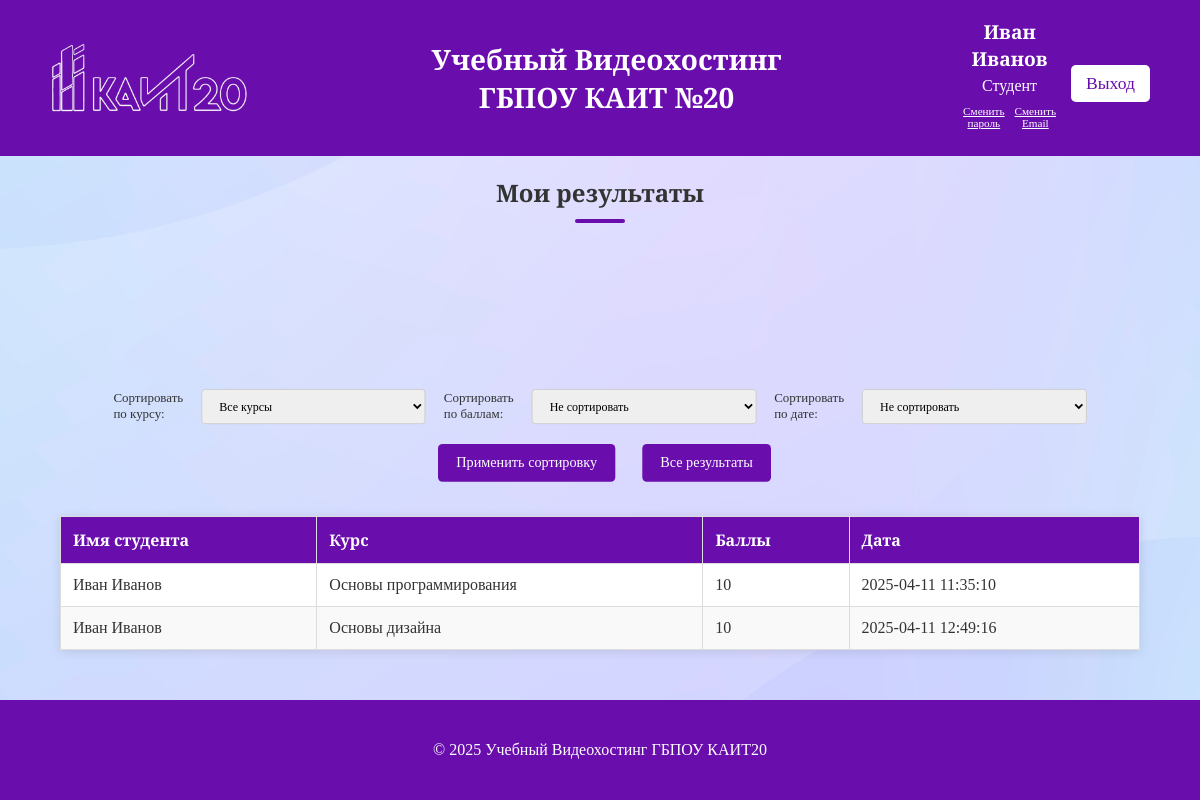
/results_for_student (signed in), run on the app's committed database.
### models.py (models this page shows)
class TestResult(db.Model):
    id = db.Column(db.Integer, primary_key=True)
    username = db.Column(db.String(80), nullable=False)
    course = db.Column(db.String(100), nullable=False)
    score = db.Column(db.Integer, nullable=False)
    timestamp = db.Column(db.DateTime, default=datetime.datetime.utcnow)

### app.py (the view)
@app.route('/results_for_student')
@role_required('student')
def results_for_student():
    username = session.get('username')  # Получаем имя пользователя из сессии
    if not username:
        flash('Вы не авторизованы', 'error')
        return redirect(url_for('login'))  # Перенаправляем на страницу входа, если не авторизованы
    sort_by_course = request.args.get('sortByCourse', '')
    sort_by_score = request.args.get('sortByScore', '')
    sort_by_date = request.args.get('sortByDate', '')
    results = TestResult.query.filter_by(username=username).all()
    if sort_by_course and sort_by_course != '':
        results = [r for r in results if r.course == sort_by_course]
    if sort_by_score:
        results = sorted(results, key=lambda x: x.score, reverse=(sort_by_score == 'desc'))
    if sort_by_date:
        results = sorted(results, key=lambda x: x.timestamp, reverse=(sort_by_date == 'desc'))
    return render_template('results-for-student.html', results=results, ROLE_TRANSLATIONS=ROLE_TRANSLATIONS)

### app.py (called while the page is built)
@app.before_request
def create_tables():
    db.create_all()

def role_required(role):
    def decorator(f):
        @wraps(f)
        def decorated_function(*args, **kwargs):
            if 'username' not in session or session.get('role') != role:
                flash('У вас нет прав для доступа к этой странице', 'error')
                return redirect(url_for('index'))
            return f(*args, **kwargs)
        return decorated_function
    return decorator

### templates/results-for-student.html (shortened to what this page needs)
<!DOCTYPE html>
<html lang="ru">
<head>
    <link rel="stylesheet" href="{{ url_for('static', filename='styles.css') }}">
    <link rel="stylesheet" href="{{ url_for('static', filename='test.css') }}">
    <link rel="stylesheet" href="{{ url_for('static', filename='media.css') }}">
</head>
<body>
    {% include 'header.html' %}
    <h2 class="results-title">Мои результаты</h2>
    <div class="sorting-controls">
        <form id="sortForm" class="sort-form" action="{{ url_for('results_for_student') }}" method="GET">
            <div>
                <label for="sortByCourse">Сортировать по курсу:</label>
                <select id="sortByCourse" name="sortByCourse">
                    <option value="">Все курсы</option>
                </select>
                <label for="sortByScore">Сортировать по баллам:</label>
                <select id="sortByScore" name="sortByScore">
                    <option value="">Не сортировать</option>
                </select>
                <label for="sortByDate">Сортировать по дате:</label>
                <select id="sortByDate" name="sortByDate">
                    <option value="">Не сортировать</option>
                </select>
            </div>
            <div class="button-controls">
                <button type="submit" class="btn">Применить сортировку</button>
                <button type="button" class="btn" onclick="resetFilters()">Все результаты</button>
            </div>
        </form>
    </div>
    <table class="animate">
        <thead>
            <tr>
                <th>Имя студента</th>
                <th>Курс</th>
                <th>Баллы</th>
                <th>Дата</th>
            </tr>
        </thead>
        <tbody>
            {% for result in results %}
            <tr>
                <td data-label="Имя студента">{{ result.username }}</td>
                <td data-label="Курс">{{ result.course }}</td>
                <td data-label="Баллы">{{ result.score }}</td>
                <td data-label="Дата">{{ result.timestamp.strftime('%Y-%m-%d %H:%M:%S') }}</td>
            </tr>
            {% endfor %}
        </tbody>
    </table>
    {% include 'footer.html' %}
</body>
</html>

### static/styles.css (style rules this page uses)
.animate { animation: appear 1s ease-in-out; }
html, body { height: 100%; margin: 0; }
body { display: grid; grid-template-rows: auto 1fr auto; min-height: 100vh; font-family: "PT Serif Caption", serif; background: url('/images/background.jpg') no-repeat center center fixed; background-size: cover; color: #333; padding: 0; overflow-x: hidden; }
.btn { background-color: #6a0dad; color: white; padding: 10px 20px; text-decoration: none; border-radius: 5px; transition: background-color 0.3s, transform 0.3s; font-size: 1.1em; margin-left: 10px; }
h2 { font-size: 1.5em; color: #6a0dad; text-align: center; }
h2::after { content: ''; display: block; width: 50px; height: 4px; background: #6a0dad; margin: 10px auto; border-radius: 2px; }
form { display: flex; flex-direction: column; }
.btn { background-color: #6a0dad; color: white; margin-top: 10px; padding: 12px 20px; border: none; border-radius: 5px; cursor: pointer; transition: background-color 0.3s, transform 0.3s; font-size: 1.1em; font-family: "PT Serif Caption", serif; }
select { font-family: "PT Serif Caption", serif; }
.sorting-controls { transform: scale(0.9); padding: 10px; font-size: 0.9em; display: flex; flex-direction: column; align-items: center; }
.sort-form { display: flex; flex-wrap: wrap; gap: 10px; justify-content: center; }
.sorting-controls div { display: flex; align-items: center; gap: 20px; }
.sorting-controls label { margin-bottom: 5px; }
.sorting-controls input, .sorting-controls select { padding: 10px 15px; border: 1px solid #ccc; border-radius: 4px; width: 100%; max-width: 250px; box-sizing: border-box; }
.button-controls { display: flex; justify-content: center; margin-bottom: 20px; }

### static/test.css (style rules this page uses)
.results-title { text-align: center; color: #333; font-size: 24px; font-weight: bold; margin-bottom: 2px; }
label { display: block; margin: 5px 0; }
table { width: 90%; border-collapse: collapse; margin: 0 auto; box-shadow: 0 2px 10px rgba(0, 0, 0, 0.1); background-color: white; margin-bottom: 50px; }
th, td { padding: 12px; text-align: left; border: 1px solid #ddd; }
th { background-color: #6a0dad; color: white; }
tr:nth-child(even) { background-color: #f9f9f9; }

### data on the page
TestResult: username "Иван Иванов", course "Основы программирования", score "10", timestamp "2025-04-11 11:35:10"
TestResult: username "Иван Иванов", course "Основы дизайна", score "10", timestamp "2025-04-11 12:49:16"

### other printed values
{{ session.get('username', 'Гость') }} "Иван Иванов"
